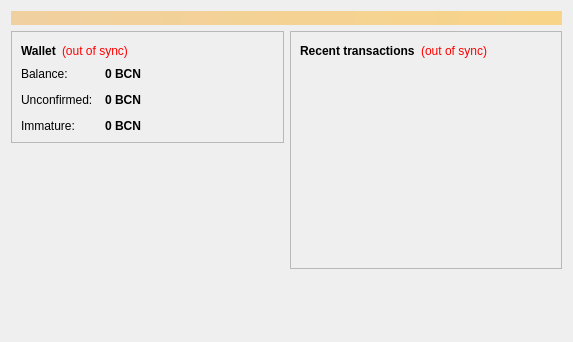
<?xml version="1.0" encoding="UTF-8"?>
<ui version="4.0">
 <class>OverviewPage</class>
 <widget class="QWidget" name="OverviewPage">
  <property name="geometry">
   <rect>
    <x>0</x>
    <y>0</y>
    <width>573</width>
    <height>342</height>
   </rect>
  </property>
  <property name="windowTitle">
   <string>Form</string>
  </property>
  <layout class="QVBoxLayout" name="topLayout">
   <item>
    <widget class="QLabel" name="labelAlerts">
     <property name="visible">
      <bool>false</bool>
     </property>
     <property name="styleSheet">
      <string notr="true">background-color: qlineargradient(x1: 0, y1: 0, x2: 1, y2: 0, stop:0 #F0D0A0, stop:1 #F8D488); color:#000000;</string>
     </property>
     <property name="wordWrap">
      <bool>true</bool>
     </property>
     <property name="margin">
      <number>3</number>
     </property>
    </widget>
   </item>
   <item>
    <layout class="QHBoxLayout" name="horizontalLayout" stretch="1,1">
     <item>
      <layout class="QVBoxLayout" name="verticalLayout_2">
       <item>
        <widget class="QFrame" name="frame">
         <property name="frameShape">
          <enum>QFrame::StyledPanel</enum>
         </property>
         <property name="frameShadow">
          <enum>QFrame::Raised</enum>
         </property>
         <layout class="QVBoxLayout" name="verticalLayout_4">
          <item>
           <layout class="QHBoxLayout" name="horizontalLayout_4">
            <item>
             <widget class="QLabel" name="label_5">
              <property name="font">
               <font>
                <weight>75</weight>
                <bold>true</bold>
               </font>
              </property>
              <property name="text">
               <string>Wallet</string>
              </property>
             </widget>
            </item>
            <item>
             <widget class="QLabel" name="labelWalletStatus">
              <property name="toolTip">
               <string>The displayed information may be out of date. Your wallet automatically synchronizes with the Billionairecoin network after a connection is established, but this process has not completed yet.</string>
              </property>
              <property name="styleSheet">
               <string notr="true">QLabel { color: red; }</string>
              </property>
              <property name="text">
               <string notr="true">(out of sync)</string>
              </property>
              <property name="alignment">
               <set>Qt::AlignLeading|Qt::AlignLeft|Qt::AlignVCenter</set>
              </property>
             </widget>
            </item>
            <item>
             <spacer name="horizontalSpacer_2">
              <property name="orientation">
               <enum>Qt::Horizontal</enum>
              </property>
              <property name="sizeHint" stdset="0">
               <size>
                <width>40</width>
                <height>20</height>
               </size>
              </property>
             </spacer>
            </item>
           </layout>
          </item>
          <item>
           <layout class="QFormLayout" name="formLayout_2">
            <property name="fieldGrowthPolicy">
             <enum>QFormLayout::AllNonFixedFieldsGrow</enum>
            </property>
            <property name="horizontalSpacing">
             <number>12</number>
            </property>
            <property name="verticalSpacing">
             <number>12</number>
            </property>
            <item row="0" column="0">
             <widget class="QLabel" name="label">
              <property name="text">
               <string>Balance:</string>
              </property>
             </widget>
            </item>
            <item row="0" column="1">
             <widget class="QLabel" name="labelBalance">
              <property name="font">
               <font>
                <weight>75</weight>
                <bold>true</bold>
               </font>
              </property>
              <property name="cursor">
               <cursorShape>IBeamCursor</cursorShape>
              </property>
              <property name="toolTip">
               <string>Your current balance</string>
              </property>
              <property name="text">
               <string notr="true">0 BCN</string>
              </property>
              <property name="textInteractionFlags">
               <set>Qt::LinksAccessibleByMouse|Qt::TextSelectableByKeyboard|Qt::TextSelectableByMouse</set>
              </property>
             </widget>
            </item>
            <item row="1" column="0">
             <widget class="QLabel" name="label_3">
              <property name="text">
               <string>Unconfirmed:</string>
              </property>
             </widget>
            </item>
            <item row="1" column="1">
             <widget class="QLabel" name="labelUnconfirmed">
              <property name="font">
               <font>
                <weight>75</weight>
                <bold>true</bold>
               </font>
              </property>
              <property name="cursor">
               <cursorShape>IBeamCursor</cursorShape>
              </property>
              <property name="toolTip">
               <string>Total of transactions that have yet to be confirmed, and do not yet count toward the current balance</string>
              </property>
              <property name="text">
               <string notr="true">0 BCN</string>
              </property>
              <property name="textInteractionFlags">
               <set>Qt::LinksAccessibleByMouse|Qt::TextSelectableByKeyboard|Qt::TextSelectableByMouse</set>
              </property>
             </widget>
            </item>
            <item row="2" column="0">
             <widget class="QLabel" name="labelImmatureText">
              <property name="text">
               <string>Immature:</string>
              </property>
             </widget>
            </item>
            <item row="2" column="1">
             <widget class="QLabel" name="labelImmature">
              <property name="font">
               <font>
                <weight>75</weight>
                <bold>true</bold>
               </font>
              </property>
              <property name="toolTip">
               <string>Mined balance that has not yet matured</string>
              </property>
              <property name="text">
               <string notr="true">0 BCN</string>
              </property>
              <property name="textInteractionFlags">
               <set>Qt::LinksAccessibleByMouse|Qt::TextSelectableByKeyboard|Qt::TextSelectableByMouse</set>
              </property>
             </widget>
            </item>
           </layout>
          </item>
         </layout>
        </widget>
       </item>
       <item>
        <spacer name="verticalSpacer">
         <property name="orientation">
          <enum>Qt::Vertical</enum>
         </property>
         <property name="sizeHint" stdset="0">
          <size>
           <width>20</width>
           <height>40</height>
          </size>
         </property>
        </spacer>
       </item>
      </layout>
     </item>
     <item>
      <layout class="QVBoxLayout" name="verticalLayout_3">
       <item>
        <widget class="QFrame" name="frame_2">
         <property name="frameShape">
          <enum>QFrame::StyledPanel</enum>
         </property>
         <property name="frameShadow">
          <enum>QFrame::Raised</enum>
         </property>
         <layout class="QVBoxLayout" name="verticalLayout">
          <item>
           <layout class="QHBoxLayout" name="horizontalLayout_2">
            <item>
             <widget class="QLabel" name="label_4">
              <property name="text">
               <string>&lt;b&gt;Recent transactions&lt;/b&gt;</string>
              </property>
             </widget>
            </item>
            <item>
             <widget class="QLabel" name="labelTransactionsStatus">
              <property name="toolTip">
               <string>The displayed information may be out of date. Your wallet automatically synchronizes with the Billionairecoin network after a connection is established, but this process has not completed yet.</string>
              </property>
              <property name="styleSheet">
               <string notr="true">QLabel { color: red; }</string>
              </property>
              <property name="text">
               <string notr="true">(out of sync)</string>
              </property>
              <property name="alignment">
               <set>Qt::AlignRight|Qt::AlignTrailing|Qt::AlignVCenter</set>
              </property>
             </widget>
            </item>
            <item>
             <spacer name="horizontalSpacer">
              <property name="orientation">
               <enum>Qt::Horizontal</enum>
              </property>
              <property name="sizeHint" stdset="0">
               <size>
                <width>40</width>
                <height>20</height>
               </size>
              </property>
             </spacer>
            </item>
           </layout>
          </item>
          <item>
           <widget class="QListView" name="listTransactions">
            <property name="styleSheet">
             <string notr="true">QListView { background: transparent; }</string>
            </property>
            <property name="frameShape">
             <enum>QFrame::NoFrame</enum>
            </property>
            <property name="verticalScrollBarPolicy">
             <enum>Qt::ScrollBarAlwaysOff</enum>
            </property>
            <property name="horizontalScrollBarPolicy">
             <enum>Qt::ScrollBarAlwaysOff</enum>
            </property>
            <property name="selectionMode">
             <enum>QAbstractItemView::NoSelection</enum>
            </property>
           </widget>
          </item>
         </layout>
        </widget>
       </item>
       <item>
        <spacer name="verticalSpacer_2">
         <property name="orientation">
          <enum>Qt::Vertical</enum>
         </property>
         <property name="sizeHint" stdset="0">
          <size>
           <width>20</width>
           <height>40</height>
          </size>
         </property>
        </spacer>
       </item>
      </layout>
     </item>
    </layout>
   </item>
  </layout>
 </widget>
 <resources/>
 <connections/>
</ui>
